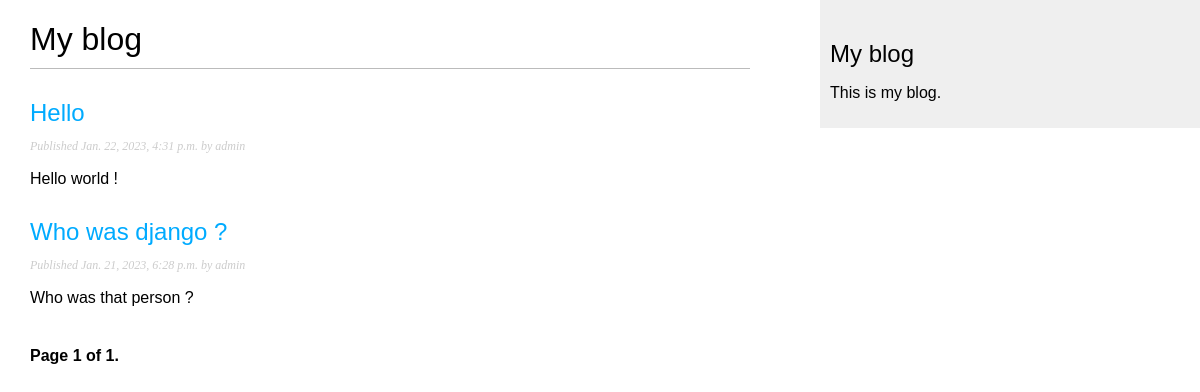
/blog/, run on an earlier commit of the app's database.
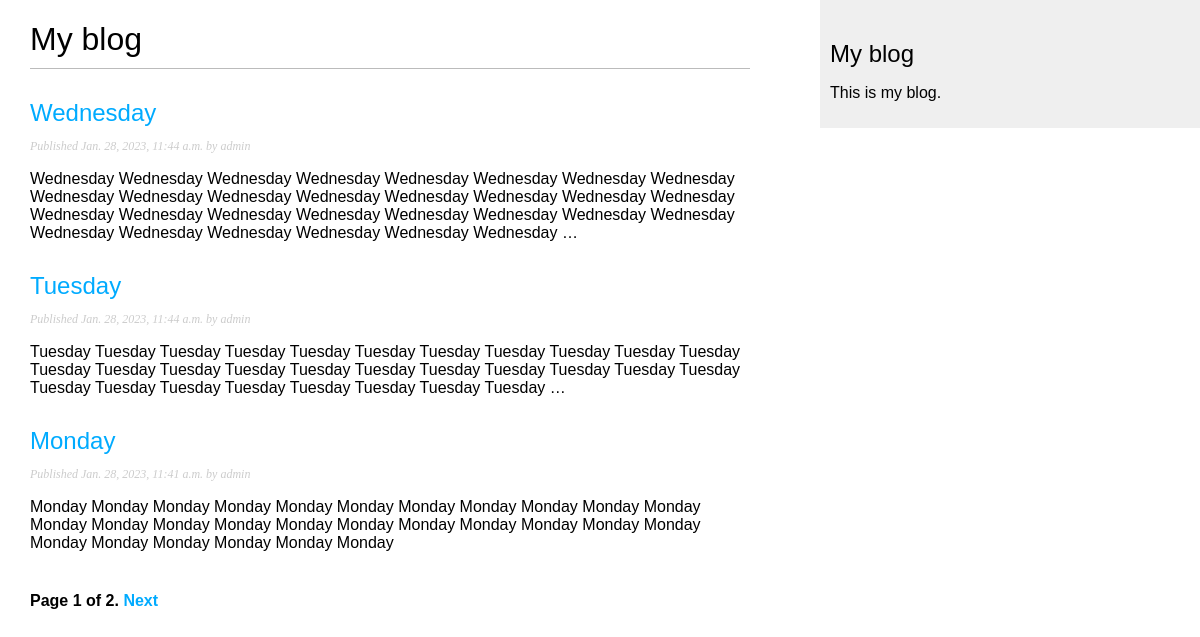
And on a later commit of the database.
### blog/models.py (models this page shows, shortened)
class Post(models.Model):
    class Status(models.TextChoices):
        DRAFT = 'DF', 'Draft'
        PUBLISHED = 'PB', 'Published'
    title = models.CharField(max_length=250)
    slug = models.SlugField(max_length=250,
                            unique_for_date='publish')
    author = models.ForeignKey(User,
                               on_delete=models.CASCADE,
                               related_name='blog_posts')
    body = models.TextField()
    publish = models.DateTimeField(default=timezone.now)
    created = models.DateTimeField(auto_now_add=True)
    updated = models.DateTimeField(auto_now=True)
    status = models.CharField(max_length=2,
                              choices=Status.choices,
                              default=Status.DRAFT)
    objects = models.Manager()
    published = PublishedManager()
    class Meta:
        ordering = ['-publish']
        indexes = [
            models.Index(fields=['-publish']),
        ]
    def get_absolute_url(self):
        return reverse('blog:post_detail',
                       args=[self.publish.year,
                             self.publish.month,
                             self.publish.day,
                             self.slug])

### blog/views.py (the view)
# urls.py: path('', views.post_list, name='post_list'),
def post_list(request):
    post_list = Post.published.all()
    paginator = Paginator(post_list, 3)
    page_number = request.GET.get('page', 1)
    try:
        posts = paginator.page(page_number)
    except PageNotAnInteger:
        posts = paginator.page(1)
    except EmptyPage:
        posts = paginator.page(paginator.num_pages)
    return render(request,
                  'blog/post/list.html',
                  {'posts': posts})

### blog/models.py (called while the page is built)
    def get_queryset(self):
        return super().get_queryset()\
                        .filter(status=Post.Status.PUBLISHED)

### blog/templates/blog/post/list.html (shortened to what this page needs)
{% extends "blog/base.html" %}
{% block content %}
    <h1>My blog</h1>
    {% for post in posts %}
        <h2>
            <a href="{{ post.get_absolute_url }}">
                {{ post.title }}
            </a>
        </h2>
        <p class="date">
            Published {{ post.publish }} by {{ post.author }}
        </p>
        {{ post.body|truncatewords:30|linebreaks }}
    {% endfor %}
    {% include "pagination.html" with page=posts %}
{% endblock %}

### blog/templates/blog/base.html (shortened to what this page needs)
{% load static %}
<!DOCTYPE html>
<html>
<head>
    <link href="{% static "css/blog.css" %}" rel="stylesheet">
</head>
<body>
    <div id="content">
        {% block content %}
        {% endblock %}
    </div>
    <div id="sidebar">
        <h2>My blog</h2>
        <p>This is my blog.</p>
    </div>
</body>
</html>

### blog/templates/pagination.html (shortened to what this page needs)
<div class="pagination">
    <span class="step-links">
        <span class="current">
            Page {{ page.number }} of {{ page.paginator.num_pages }}.
        </span>
        {% if page.has_next %}
            <a href="?page={{ page.next_page_number }}">Next</a>
        {% endif %}
    </span>
</div>

### blog/static/css/blog.css (style rules this page uses)
body { margin:0; padding:0; font-family:helvetica, sans-serif; }
a { color:#00abff; text-decoration:none; }
h1 { font-weight:normal; border-bottom:1px solid #bbb; padding:0 0 10px 0; }
h2 { font-weight:normal; margin:30px 0 0; }
#content { float:left; width:60%; padding:0 0 0 30px; }
#sidebar { float:right; width:30%; padding:10px; background:#efefef; height:100%; }
p.date { color:#ccc; font-family: georgia, serif; font-size: 12px; font-style: italic; }
.pagination { margin:40px 0; font-weight:bold; }

What changed in the data, as far as the page shows it:
no longer on this page (row unchanged): Post: title "Hello", publish "Jan. 22, 2023, 4:31 p.m.", author "admin", body "Hello world !"
no longer on this page (row unchanged): Post: title "Who was django ?", publish "Jan. 21, 2023, 6:28 p.m.", author "admin", body "Who was that person ?"
added Post: title "Wednesday", publish "Jan. 28, 2023, 11:44 a.m.", author "admin", body "Wednesday Wednesday Wednesday Wednesday Wednesday Wednesday Wednesday Wednesday Wednesday Wednesday Wednesday Wednesday Wednesday Wednesday Wednesday Wednesday Wednesday Wednesday Wednesday Wednesday Wednesday Wednesday Wednesday Wednesday Wednesday Wednesday Wednesday Wednesday Wednesday Wednesday …"
added Post: title "Tuesday", publish "Jan. 28, 2023, 11:44 a.m.", author "admin", body "Tuesday Tuesday Tuesday Tuesday Tuesday Tuesday Tuesday Tuesday Tuesday Tuesday Tuesday Tuesday Tuesday Tuesday Tuesday Tuesday Tuesday Tuesday Tuesday Tuesday Tuesday Tuesday Tuesday Tuesday Tuesday Tuesday Tuesday Tuesday Tuesday Tuesday …"
added Post: title "Monday", publish "Jan. 28, 2023, 11:41 a.m.", author "admin", body "Monday Monday Monday Monday Monday Monday Monday Monday Monday Monday Monday Monday Monday Monday Monday Monday Monday Monday Monday Monday Monday Monday Monday Monday Monday Monday Monday Monday"
Also different on the page:
{{ page.paginator.num_pages }}: "1" → "2"
text now shown: "Next"
